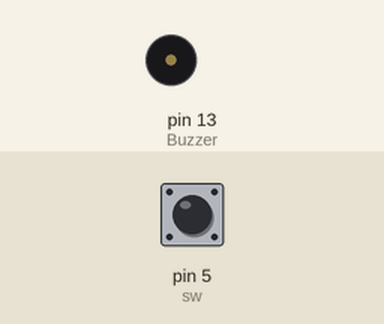
A sketch run on a simulated Arduino Uno, built with avr-gcc and run on an emulated ATmega328P. Parts: buzzer (waves = sounding, pin HIGH). The inputs (shaded band) are chosen by the test bench; at power-on: pin 5 (sw) HIGH. What the sketch prints to the serial monitor is not drawn.

Above: at 1.3 s.
1.4 s: pin 5 (sw) pulled LOW for 0.15 s
At 2.7 s:
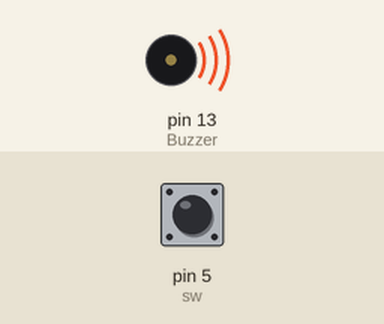
4.5 s: pin 5 (sw) pulled LOW for 1 s
8.5 s: pin 5 (sw) pulled LOW for 3.2 s
At 12.5 s:
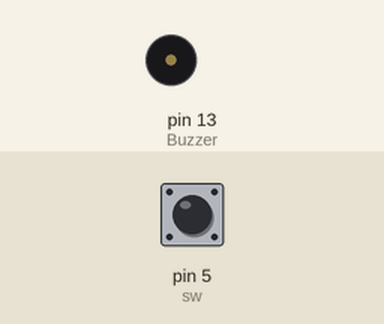
Timing chart, 0 to 14.0 s (numbered marks = the images above; inputs shaded):
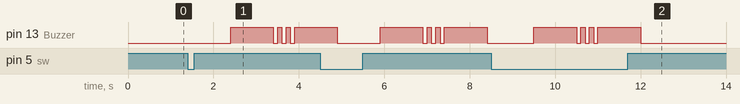

The sketch:

project_main.ino
```cpp
#include <TinyGPS.h>

//replace *********** with your number

TinyGPS gps;

float flat, flon;

static void smartdelay(unsigned long ms);
static void print_float(float val, float invalid, int len, int prec);
static void print_int(unsigned long val, unsigned long invalid, int len);
static void print_date(TinyGPS &gps);
static void print_str(const char *str, int len);


int Buzzer = 13;
int sw = 5;

void setup(){
  Serial.begin(9600);    // Setting the baud rate of Serial Monitor (Arduino)
  delay(100);

  pinMode(Buzzer, OUTPUT);
  pinMode(sw, INPUT_PULLUP);
}


void loop(){


  if (digitalRead(sw) == LOW ) { SendMessage(); }
}


void ReadGPS(){
  bool newData = false;
  unsigned long chars;
  unsigned short sentences, failed;

  while (Serial.available()){
    char c = Serial.read();
    if (gps.encode(c)) { newData = true; }
    }

  if (newData){
    unsigned long age;
    gps.f_get_position(&flat, &flon, &age);
    }

}


void SendMessage(){
  digitalWrite(Buzzer,LOW);
  Serial.println("AT+CMGF=1"); delay(1000);           digitalWrite(Buzzer,HIGH);
  Serial.println("AT+CMGS=\"+91**********\"\r");      digitalWrite(Buzzer,HIGH); delay(1000);
  Serial.println("I NEED HELP  MY LOCATION IS: ");    digitalWrite(Buzzer,LOW);  delay(100);
  Serial.print("https://maps.google.com/maps/place/");
  Serial.print(" ");                             digitalWrite(Buzzer,HIGH); delay(100);
  Serial.println(flat,6);                        digitalWrite(Buzzer,LOW);  delay(100);
  Serial.print(" ");                             digitalWrite(Buzzer,HIGH); delay(100);
  Serial.println(flon,6);                        digitalWrite(Buzzer,LOW);  delay(100);
  Serial.println(" FROM WOMEN SAFETY DEVICE ");

  Serial.println((char)26); digitalWrite(Buzzer,HIGH); delay(1000); digitalWrite(Buzzer,LOW);
}
```

Measured:
- after the input at 1.4 s, pin 13 (Buzzer): LOW → HIGH after 1.0 s, then repeats every 0.20 s: LOW 0.10 s, HIGH 0.10 s, until it stays HIGH from 3.9 s
- after the input at 8.5 s, pin 13 (Buzzer): LOW → HIGH after 1.0 s, then repeats every 0.20 s: LOW 0.10 s, HIGH 0.10 s
